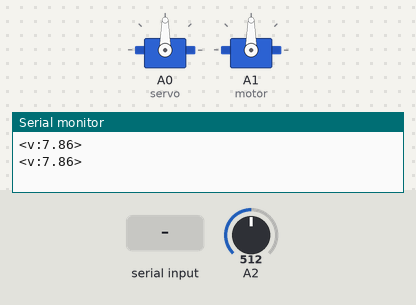
A sketch run on a simulated Arduino Uno, built with avr-gcc and run on an emulated ATmega328P. Parts: 2 × servo, the last lines printed to the serial monitor. Inputs (shaded band) come from the test bench; at power-on: A2 = 512.

Above: at 1.2 s.
1.3 s: "<s:45>" received over Serial
At 1.7 s:
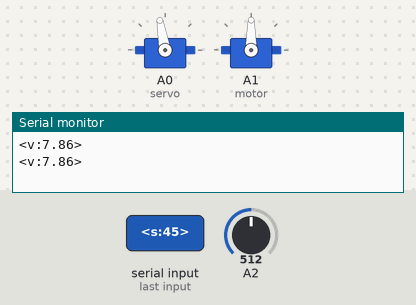
2.8 s: "<d:45>" received over Serial
At 4.0 s:
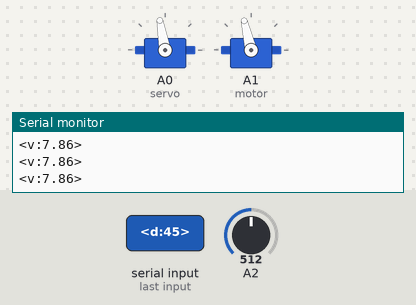
Timing chart, 0 to 5.8 s (numbered marks = the images above; inputs shaded):
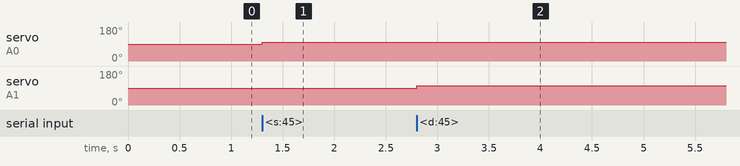

Measured:
- after the input at 1.3 s, servo on A0 (servo): 90° → 100° at once
- after the input at 2.8 s, servo on A1 (motor): 90° → 103° at once

The sketch:

Rover.ino
```cpp
#include <Servo.h>
// Steering range 1100 - 1900 (center 1500)
// Driving range backwards: 900 - 1500 (fast to stop)
// Driving range forwards 1500 - 2100 (stop to fast)
#define S_R 400
#define D_R 600
#define BIAS 1500

Servo servo, motor;

void setup() {
  Serial.begin(115200);

  servo.attach(A0);
  motor.attach(A1);
  pinMode(A2, INPUT);
}
boolean started = false;
boolean ended = false;
boolean sentVoltage = false;

String packet = "";

#define SOP '<'
#define EOP '>'

void loop() {
  while (Serial.available() > 0) {
    char inChar = Serial.read();
    if (inChar == SOP) {
      started = true;
    }
    else if (inChar == EOP) {
      ended = true;
      break;
    }
    else {
      if (started) {
        packet += inChar;
      }
    }
  }
  if (started && ended) {
    if (packet.length() <= 6 && packet.length() >= 3 && packet[1] == ':') {
      char type = packet[0];
      String data = packet.substring(2);
      int i = atoi(data.c_str());
//      Serial.print("val ");
//      Serial.print(type);
//      Serial.print(" = ");
//      Serial.println(i);
      if (type == 's') {
        int m = (int)(i/256.0 * S_R) + BIAS;
        servo.writeMicroseconds(m);
      }
      else if (type == 'd') {
        int m = (int)(i/256.0 * D_R) + BIAS;
        motor.writeMicroseconds(m);
      }
    }
    packet = "";
    started = false;
    ended = false;
  }

  if (millis() % 1000 == 0) {
    if (!sentVoltage) {
      float voltage = analogRead(A2) / 65.1; // conversion factor for voltage divider
      // something like ([(47 + 100) / 47] * [5.02/1023]) ^-1
      Serial.print("<v:");
      Serial.print(voltage);
      Serial.println(">");
      sentVoltage = true;
    }
  }
  else {
    sentVoltage = false;
  }
}
```
